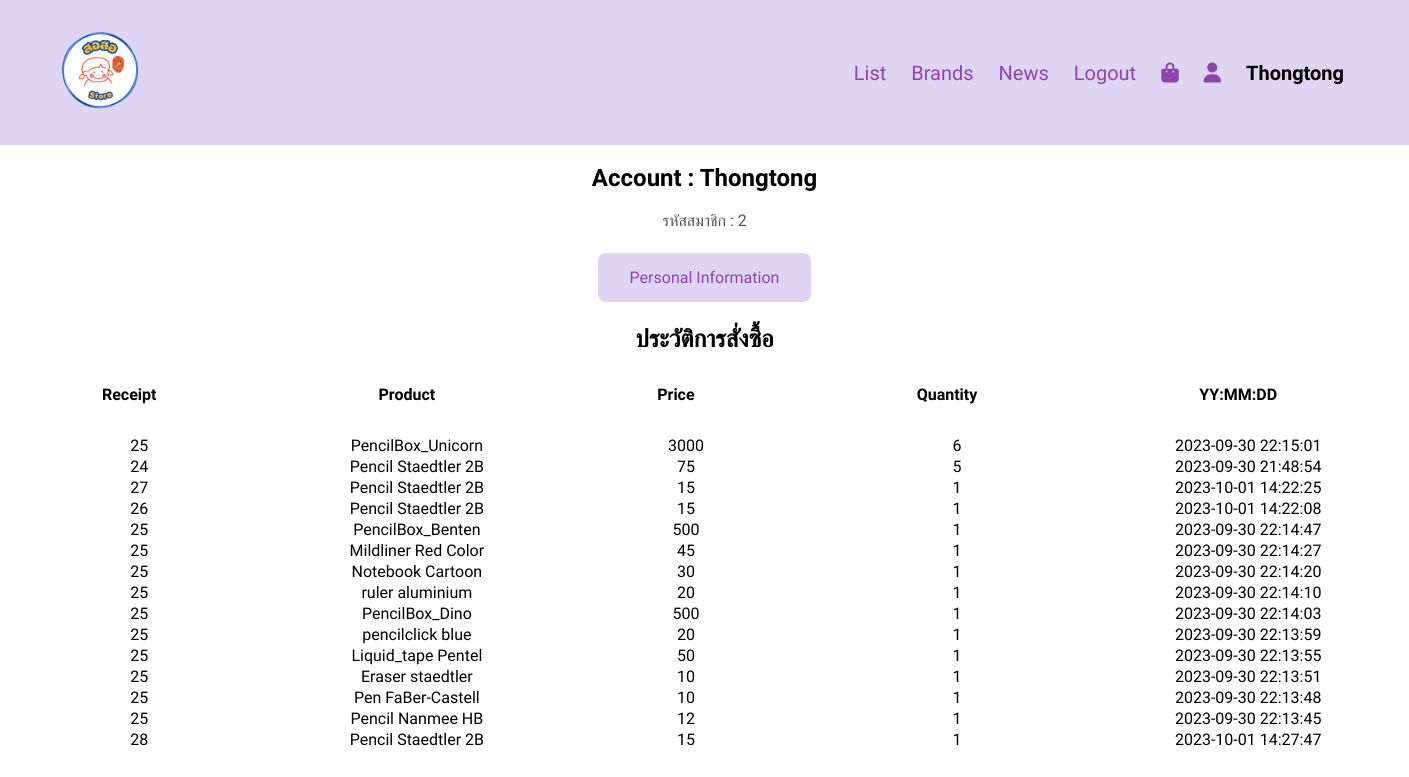
Screenshot of /history.php (signed in) with the database file from the repository.
### tables this page shows
CREATE TABLE `user` (
  `ID_User` int(10) NOT NULL,
  `Username` varchar(20) NOT NULL,
  `Password` varchar(200) NOT NULL,
  `email` varchar(30) NOT NULL,
  `Tel` varchar(10) NOT NULL,
  `Fullname` varchar(20) NOT NULL
);

CREATE TABLE `order` (
  `ID_Item` int(10) NOT NULL,
  `ID_Order` int(10) NOT NULL,
  `ID_User` int(255) NOT NULL,
  `Item_amount` int(255) NOT NULL,
  `Time` datetime NOT NULL DEFAULT current_timestamp(),
  `ID_Receipt` int(20) NOT NULL
);

CREATE TABLE `receipt` (
  `ID_Receipt` int(20) NOT NULL,
  `Total_price` int(255) NOT NULL,
  `Status` varchar(10) NOT NULL,
  `ID_User` int(255) NOT NULL
);

CREATE TABLE `item` (
  `ID_Item` int(20) NOT NULL,
  `Item_name` varchar(50) NOT NULL,
  `Item_price` int(20) NOT NULL,
  `Item_amount` int(11) NOT NULL,
  `Item_model` varchar(50) NOT NULL,
  `Image_item` varchar(200) NOT NULL,
  `Type_item` varchar(200) NOT NULL,
  `Item_data` longtext NOT NULL
);

### history.php (the view, shortened to what this page needs)
<?php include('connect.php'); ?>
<!DOCTYPE html>
<html lang="en">
<head>
    <link rel="stylesheet" href="./CSS/History.css">
</head>
<body>
    <?php
        if (isset($_SESSION['user_id'])) {
            $ID_User = $_SESSION['user_id'];
        }
    ?>
    <div class="Header" style="font-family: 'Mali', cursive;">
        <div class="Container">
            <div class="Menu-Bar">
                <div class="Logo">
                    <a href="./Index.php" class="logo">
                        <img src="./PRODUCT/img/logo/logo.png" width="100%" height="100vh">
                    </a>
                </div>
                <Nav>
                    <Ul>
                        <div class="Dropdown-Brand">
                            <Li> <a href="./PRODUCT/Brands/JsonBrand.php"> List </a> </Li>
                        </div>
                        <div class="Dropdown-Brand">
                            <Li> <a href="#"> Brands </a> </Li>
                        </div>
                        <div class="Dropdown-Brand">
                            <Li> <a href="./PRODUCT/News/News.php"> News </a> </Li>
                        </div>
                        <div class="Dropdown-Brand">
                            <?php if (isset($_SESSION['username'])) { ?>
                                <Li> <a href="./Index.php?logout='1'"> Logout </a> </Li>
                            <?php } else { ?>
                                <Li> <a href="./Login.php"> Login </a> </Li>
                            <?php } ?>
                        </div>
                        <div class="Dropdown-Brand">
                            <Li> <a href="./cart.php"> <i class="fa-sharp fa-solid fa-bag-shopping"></i> </a> </Li>
                        </div>
                        <div class="Dropdown-Brand">
                            <Li> <a href="./user.php"> <i class="fa-solid fa-user"> </i> </a> </Li>
                        </div>
                        <div class="Dropdown-Brand">
                            <?php if (isset($_SESSION['username'])) { ?>
                                <li>
                                    <b>
                                        <?php echo $_SESSION['username']; ?>
                                    </b>
                                </li>
                            <?php } ?>
                        </div>
                    </Ul>
                </Nav>
            </div>
        </div>
        <div class="Layout">
            <section>
                <div class="profile-component">
                    <?php
                        $us = $pdo->prepare("SELECT * FROM user WHERE ID_User = $ID_User");
                        $us->execute();
                        if ($us->rowCount() > 0) {
                            while ($row = $us->fetch(PDO::FETCH_ASSOC)) {
                        ?>
                        <div action="" method="post" class="profilebox">
                            <br>
                                <h2>
                                    Account :
                                    <?php echo $row['Username']; ?>
                                </h2>
                            <br>
                            <div class="">
                                <p> รหัสสมาชิก :
                                    <?php echo $row['ID_User']; ?>
                                </p>
                            </div> <br>
                            <ul class=".detail">
                                <li class="nav-item">
                                    <a class="button" href="./user.php"> Personal Information </a>
                                </li> <br>
                                <li class=".detail">
                                    <b> <h2> <a class="history" aria-current="page" href="./history.php"> ประวัติการสั่งซื้อ </a> </h2> </b>
                                </li>
                            </ul>
                            <?php
                                $sql = $pdo->prepare("SELECT `order`.`ID_Item`,item.Item_name ,`order`.`ID_Order`,`order`.`ID_User`,`order`.`Item_amount`,receipt.Total_price ,`order`.`Time` , item.Item_price , receipt.ID_Receipt
                                FROM `order`INNER JOIN receipt ON `order`.`ID_Receipt` = receipt.ID_Receipt
                                INNER JOIN item ON item.ID_Item = order.ID_Item WHERE order.ID_User = $ID_User
                                ORDER BY order.Item_amount DESC ");
                                $sql->execute();
                            ?>
                            <div class="detail">
                                <table class="table">
                                    <th> Receipt </th>
                                    <th> Product </th>
                                    <th> Price </th>
                                    <th> Quantity </th>
                                    <th> YY:MM:DD </th>
                                    <?php while ($row = $sql->fetch()) { ?>
                                    <tr class="table-light">
                                    <td><?= $row["ID_Receipt"] ?></td>
                                        <td><?= $row["Item_name"] ?></td>
                                        <td><?= $row["Item_price"]*$row["Item_amount"] ?></td>
                                        <td><?= $row["Item_amount"] ?></td>
                                        <td><?= $row["Time"] ?></td>
                                    </tr>
                                    <?php } ?>
                                </table>
                            </div>
                        <?php
                            };
                        };
                    ?>
                </div>
            </section>
        </div>
    </div>
</body>
</html>

### CSS/History.css (style rules this page uses)
* { margin: 0; padding: 0; box-sizing: border-box; }
.Header { max-width: 1920px; max-height: 1080px; }
.Container { margin: auto; padding-left: 25px; padding-right: 25px; background: #DDD5F3; }
.Logo { padding-left: 5px; }
.Menu-Bar { display: flex; align-items: center; padding: 20px; font-size: 20px; }
Nav { flex: 1; text-align: right; }
Nav Ul { display: inline-block; list-style-type: none; }
Nav Ul Li { display: inline-block; margin-right: 20px; }
.Dropdown-Brand { position: relative; display: inline-block; }
a { text-decoration: none; color: #8e44ad; }
p { color: #555; }
.Layout { min-height: 900px; }
.profilebox { min-height: 900px; text-align: center; }
.detail { padding: 30px 200px 30px -500px; text-align: center; color: black; }
.detail th { padding: 30px 120px 30px 100px; text-align: center; color: black; }
.history { color: black; }
.button { background-color: #DDD5F3; border-radius: 8px; color: #8e44ad; padding: 15px 32px; text-align: center; text-decoration: none; display: inline-block; font-size: 16px; margin: 4px 2px; cursor: pointer; }

### rows the page displays
user: Username "Thongtong", ID_User "2"
order: ID_Receipt.ID_Receipt "25", ID_Item.Item_name "PencilBox_Unicorn", $row["Item_price"]*$row["Item_amount"] "3000", Item_amount "6", Time "2023-09-30 22:15:01"
order: ID_Receipt.ID_Receipt "24", ID_Item.Item_name "Pencil Staedtler 2B", $row["Item_price"]*$row["Item_amount"] "75", Item_amount "5", Time "2023-09-30 21:48:54"
order: ID_Receipt.ID_Receipt "27", ID_Item.Item_name "Pencil Staedtler 2B", $row['Item_price']*$row['Item_amount'] "15", Item_amount "1", Time "2023-10-01 14:22:25"
order: ID_Receipt.ID_Receipt "26", ID_Item.Item_name "Pencil Staedtler 2B", $row['Item_price']*$row['Item_amount'] "15", Item_amount "1", Time "2023-10-01 14:22:08"
order: ID_Receipt.ID_Receipt "25", ID_Item.Item_name "PencilBox_Benten", $row['Item_price']*$row['Item_amount'] "500", Item_amount "1", Time "2023-09-30 22:14:47"
order: ID_Receipt.ID_Receipt "25", ID_Item.Item_name "Mildliner Red Color", $row['Item_price']*$row['Item_amount'] "45", Item_amount "1", Time "2023-09-30 22:14:27"
order: ID_Receipt.ID_Receipt "25", ID_Item.Item_name "Notebook Cartoon", $row['Item_price']*$row['Item_amount'] "30", Item_amount "1", Time "2023-09-30 22:14:20"
order: ID_Receipt.ID_Receipt "25", ID_Item.Item_name "ruler aluminium", $row['Item_price']*$row['Item_amount'] "20", Item_amount "1", Time "2023-09-30 22:14:10"
order: ID_Receipt.ID_Receipt "25", ID_Item.Item_name "PencilBox_Dino", $row['Item_price']*$row['Item_amount'] "500", Item_amount "1", Time "2023-09-30 22:14:03"
order: ID_Receipt.ID_Receipt "25", ID_Item.Item_name "pencilclick blue", $row['Item_price']*$row['Item_amount'] "20", Item_amount "1", Time "2023-09-30 22:13:59"
order: ID_Receipt.ID_Receipt "25", ID_Item.Item_name "Liquid_tape Pentel", $row['Item_price']*$row['Item_amount'] "50", Item_amount "1", Time "2023-09-30 22:13:55"
order: ID_Receipt.ID_Receipt "25", ID_Item.Item_name "Eraser staedtler", $row['Item_price']*$row['Item_amount'] "10", Item_amount "1", Time "2023-09-30 22:13:51"
order: ID_Receipt.ID_Receipt "25", ID_Item.Item_name "Pen FaBer-Castell", $row['Item_price']*$row['Item_amount'] "10", Item_amount "1", Time "2023-09-30 22:13:48"
order: ID_Receipt.ID_Receipt "25", ID_Item.Item_name "Pencil Nanmee HB", $row['Item_price']*$row['Item_amount'] "12", Item_amount "1", Time "2023-09-30 22:13:45"
order: ID_Receipt.ID_Receipt "28", ID_Item.Item_name "Pencil Staedtler 2B", $row['Item_price']*$row['Item_amount'] "15", Item_amount "1", Time "2023-10-01 14:27:47"

### other values shown
$_SESSION['username'] "Thongtong"
